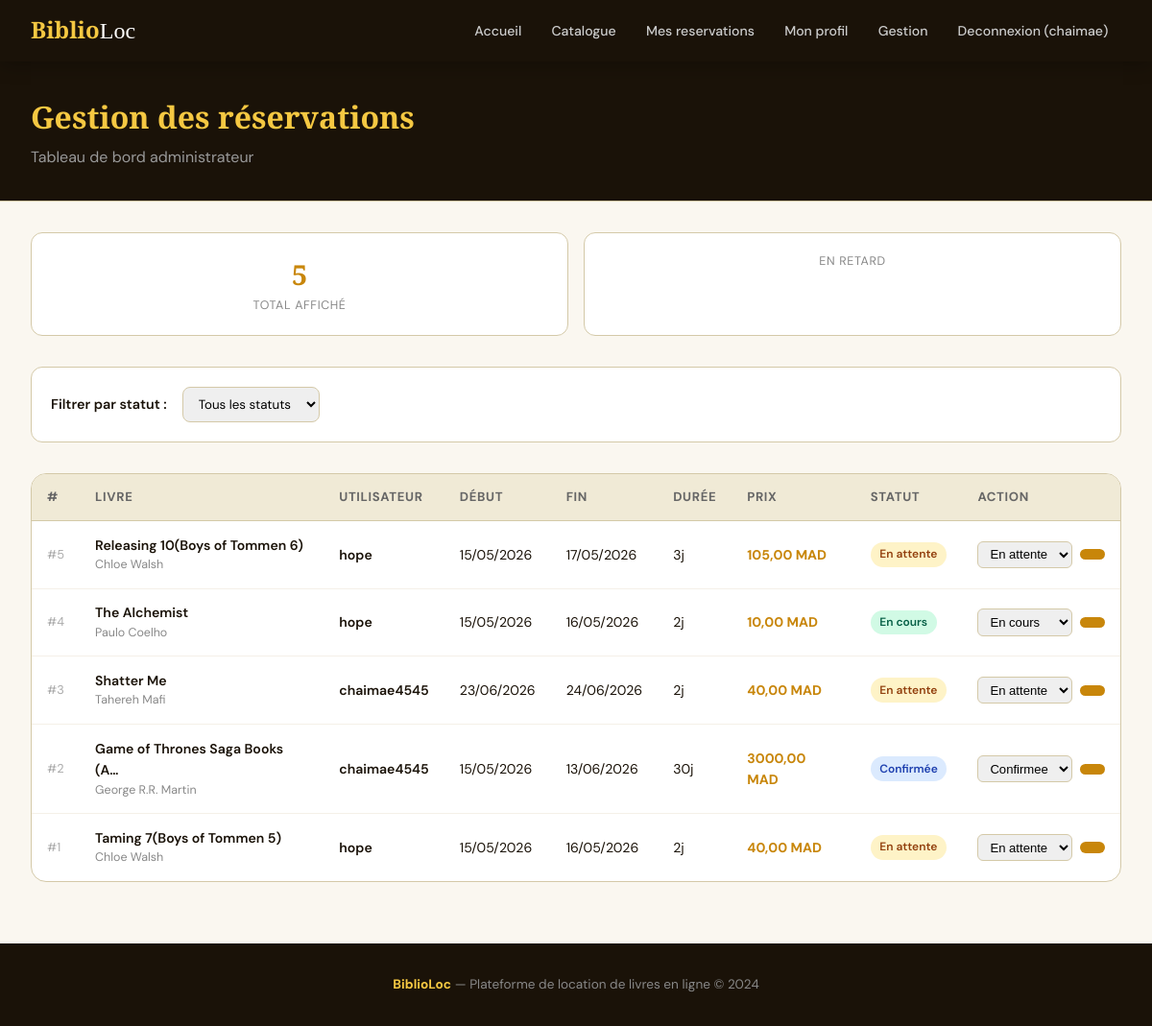
The page /reservations/gestion/ (signed in) on the database its author committed.
### reservations/models.py (models this page shows, shortened)
class Reservation(models.Model):
    STATUT_CHOICES = [
        ('en_attente', 'En attente'),
        ('confirmee', 'Confirmee'),
        ('en_cours', 'En cours'),
        ('terminee', 'Terminee'),
        ('annulee', 'Annulee'),
    ]
    utilisateur = models.ForeignKey(User, on_delete=models.CASCADE, related_name='reservations')
    livre = models.ForeignKey(Livre, on_delete=models.CASCADE, related_name='reservations')
    date_reservation = models.DateTimeField(auto_now_add=True)
    date_debut = models.DateField()
    date_fin = models.DateField()
    statut = models.CharField(max_length=20, choices=STATUT_CHOICES, default='en_attente')
    notes = models.TextField(blank=True)
    prix_total = models.DecimalField(max_digits=10, decimal_places=2, null=True, blank=True)
    date_retour_effectif = models.DateField(null=True, blank=True)
    penalite = models.DecimalField(max_digits=8, decimal_places=2, default=0)
    def duree_jours(self):
        delta = self.date_fin - self.date_debut
        return max(1, delta.days + 1)
    def est_en_retard(self):
        if self.statut in ['en_cours', 'confirmee'] and self.date_fin < timezone.now().date():
            return True
        return False
    class Meta:
        verbose_name = "Reservation"
        verbose_name_plural = "Reservations"
        ordering = ['-date_reservation']

### livres/models.py (models this page shows, shortened)
class Livre(models.Model):
    titre = models.CharField(max_length=200)
    auteur = models.CharField(max_length=150)
    isbn = models.CharField(max_length=13, unique=True, blank=True, null=True)
    categorie = models.ForeignKey(Categorie, on_delete=models.SET_NULL, null=True, blank=True, related_name='livres')
    description = models.TextField(blank=True)
    couverture = models.ImageField(upload_to='covers/', blank=True, null=True)
    annee_publication = models.IntegerField(null=True, blank=True)
    editeur = models.CharField(max_length=150, blank=True)
    nombre_exemplaires = models.PositiveIntegerField(default=1)
    prix_location_jour = models.DecimalField(max_digits=8, decimal_places=2, default=5.00)
    disponible = models.BooleanField(default=True)
    date_ajout = models.DateTimeField(auto_now_add=True)
    class Meta:
        verbose_name = "Livre"
        ordering = ['-date_ajout']

### reservations/views.py (the view)
# urls.py: path('gestion/', views.admin_reservations, name='admin_reservations'),
@staff_member_required
def admin_reservations(request):
    reservations = Reservation.objects.all().select_related('livre', 'utilisateur')
    statut = request.GET.get('statut', '')
    if statut:
        reservations = reservations.filter(statut=statut)
    return render(request, 'reservations/admin_liste.html', {
        'reservations': reservations,
        'statut_filtre': statut,
        'statuts': Reservation.STATUT_CHOICES,
    })

### templates/reservations/admin_liste.html (shortened to what this page needs)
{% extends 'base.html' %}
{% block content %}
<div class="page-header">
    <div class="container">
        <h1> Gestion des réservations</h1>
        <p style="color:#999; margin-top:0.25rem;">Tableau de bord administrateur</p>
    </div>
</div>
<div class="container">
    <div class="stats-top">
        <div class="stat-card"><div class="num">{{ reservations|length }}</div><div class="lbl">Total affiché</div></div>
        <div class="stat-card"><div class="num" style="color:var(--rust)">{% for r in reservations %}{% if r.est_en_retard %}x{% endif %}{% endfor %}</div><div class="lbl">En retard</div></div>
    </div>
    <form method="get" class="filters">
        <label>Filtrer par statut :</label>
        <select name="statut" onchange="this.form.submit()">
            <option value="">Tous les statuts</option>
        </select>
    </form>
    <div class="table-wrap">
        <table>
            <thead>
                <tr>
                    <th>#</th>
                    <th>Livre</th>
                    <th>Utilisateur</th>
                    <th>Début</th>
                    <th>Fin</th>
                    <th>Durée</th>
                    <th>Prix</th>
                    <th>Statut</th>
                    <th>Action</th>
                </tr>
            </thead>
            <tbody>
                {% for res in reservations %}
                <tr {% if res.est_en_retard %}class="retard-row"{% endif %}>
                    <td style="color:#aaa; font-size:0.8rem;">#{{ res.pk }}</td>
                    <td>
                        <div style="font-weight:600; font-size:0.88rem;">{{ res.livre.titre|truncatechars:30 }}</div>
                        <div style="font-size:0.78rem; color:#888;">{{ res.livre.auteur }}</div>
                    </td>
                    <td>
                        <div style="font-weight:600;">{{ res.utilisateur.username }}</div>
                    </td>
                    <td>{{ res.date_debut|date:"d/m/Y" }}</td>
                    <td>
                        {{ res.date_fin|date:"d/m/Y" }}
                    </td>
                    <td>{{ res.duree_jours }}j</td>
                    <td style="font-weight:700; color:var(--amber);">{{ res.prix_total }} MAD</td>
                    <td>
                        {% if res.statut == 'en_attente' %}<span class="badge badge-warning"> En attente</span>
                        {% elif res.statut == 'confirmee' %}<span class="badge badge-info"> Confirmée</span>
                        {% elif res.statut == 'en_cours' %}<span class="badge badge-success"> En cours</span>
                        {% elif res.statut == 'terminee' %}<span class="badge badge-secondary"> Terminée</span>
                        {% elif res.statut == 'annulee' %}<span class="badge badge-danger"> Annulée</span>
                        {% endif %}
                    </td>
                    <td>
                        <form method="post" action="/reservations/changer-statut/{{ res.pk }}/" class="statut-form">
                            <select name="statut">
                                {% for val, label in statuts %}
                                <option value="{{ val }}" {% if res.statut == val %}selected{% endif %}>{{ label }}</option>
                                {% endfor %}
                            </select>
                            <button type="submit" class="btn btn-amber btn-sm"></button>
                        </form>
                    </td>
                </tr>
                {% empty %}
                <tr><td colspan="9" style="text-align:center; padding:3rem; color:#888;">Aucune réservation trouvée.</td></tr>
                {% endfor %}
            </tbody>
        </table>
    </div>
</div>
{% endblock %}

### templates/base.html (shortened to what this page needs)
<!DOCTYPE html>
<html lang="fr">
<head>
</head>
<body>
<nav>
    <a href="/" class="nav-brand">Biblio<span>Loc</span></a>
    <div class="nav-links">
        <a href="/">Accueil</a>
        <a href="/livres/">Catalogue</a>
        {% if user.is_authenticated %}
            <a href="/reservations/mes-reservations/">Mes reservations</a>
            <a href="/profil/">Mon profil</a>
            {% if user.is_staff %}
            <a href="/reservations/gestion/">Gestion</a>
            {% endif %}
            <form method="post" action="/accounts/logout/" style="display:inline;">
                <button type="submit" style="background:none; border:none; color:#ccc; font-family:inherit; font-size:0.88rem; font-weight:500; cursor:pointer; padding:0.5rem 0.85rem; border-radius:6px; transition:all 0.2s;">
                    Deconnexion ({{ user.username }})
                </button>
            </form>
        {% else %}
            <a href="/accounts/login/">Connexion</a>
            <a href="/accounts/register/" class="btn-nav">S'inscrire</a>
        {% endif %}
    </div>
</nav>
{% block content %}{% endblock %}
<footer><strong>BiblioLoc</strong> — Plateforme de location de livres en ligne &copy; 2024</footer>
</body>
</html>

### templates/base.html (style rules this page uses)
:root { --ink: #1a1208; --cream: #faf7f0; --parchment: #f0ead6; --amber: #c8860a; --amber-light: #f5c842; --rust: #b84a1e; --sage: #4a6741; --border: #d4c9a8; }
* { margin: 0; padding: 0; box-sizing: border-box; }
body { font-family: 'DM Sans', sans-serif; background: var(--cream); color: var(--ink); line-height: 1.6; }
nav { background: var(--ink); padding: 0 2rem; display: flex; align-items: center; justify-content: space-between; height: 64px; position: sticky; top: 0; z-index: 100; box-shadow: 0 2px 20px rgba(0,0,0,0.3); }
.nav-brand { font-family: 'Playfair Display', serif; font-size: 1.5rem; font-weight: 900; color: var(--amber-light); text-decoration: none; }
.nav-brand span { color: #fff; font-weight: 400; }
.nav-links { display: flex; align-items: center; gap: 0.25rem; }
.nav-links a { color: #ccc; text-decoration: none; padding: 0.5rem 0.85rem; border-radius: 6px; font-size: 0.88rem; font-weight: 500; transition: all 0.2s; }
.container { max-width: 1200px; margin: 0 auto; padding: 0 2rem; }
footer { background: var(--ink); color: #888; text-align: center; padding: 2rem; margin-top: 4rem; font-size: 0.85rem; }
footer strong { color: var(--amber-light); }
.badge { display: inline-block; padding: 0.2rem 0.6rem; border-radius: 20px; font-size: 0.75rem; font-weight: 600; }
.badge-success { background: #d1fae5; color: #065f46; }
.badge-warning { background: #fef3c7; color: #92400e; }
.badge-info { background: #dbeafe; color: #1e40af; }
.btn { display: inline-flex; align-items: center; gap: 0.4rem; padding: 0.6rem 1.2rem; border-radius: 8px; font-family: 'DM Sans', sans-serif; font-size: 0.9rem; font-weight: 500; text-decoration: none; border: none; cursor: pointer; transition: all 0.2s; }
.btn-amber { background: var(--amber); color: #fff; }
.btn-sm { padding: 0.35rem 0.8rem; font-size: 0.82rem; }
.page-header { background: var(--parchment); border-bottom: 1px solid var(--border); padding: 2rem 0; margin-bottom: 2rem; }
.page-header h1 { font-family: 'Playfair Display', serif; font-size: 2rem; font-weight: 900; }
.page-header p { color: #666; margin-top: 0.25rem; }

### templates/reservations/admin_liste.html (style rules this page uses)
.page-header { background: var(--ink); color: #fff; padding: 2rem 0; margin-bottom: 2rem; }
.page-header h1 { font-family: 'Playfair Display', serif; font-size: 2rem; font-weight: 900; color: var(--amber-light); }
.filters { background: #fff; border: 1px solid var(--border); border-radius: 12px; padding: 1.25rem; margin-bottom: 2rem; display: flex; gap: 1rem; align-items: center; flex-wrap: wrap; }
.filters label { font-weight: 600; font-size: 0.9rem; }
.filters select { padding: 0.5rem 0.75rem; border: 1px solid var(--border); border-radius: 8px; font-family: inherit; }
.table-wrap { background: #fff; border: 1px solid var(--border); border-radius: 16px; overflow: hidden; margin-bottom: 3rem; }
table { width: 100%; border-collapse: collapse; }
thead { background: var(--parchment); }
th { padding: 0.85rem 1rem; text-align: left; font-size: 0.82rem; font-weight: 700; text-transform: uppercase; letter-spacing: 0.05em; color: #666; border-bottom: 1px solid var(--border); }
td { padding: 0.85rem 1rem; font-size: 0.88rem; border-bottom: 1px solid #f5f0e8; vertical-align: middle; }
tr:last-child td { border-bottom: none; }
.statut-form { display: flex; gap: 0.5rem; align-items: center; }
.statut-form select { padding: 0.3rem 0.5rem; border: 1px solid var(--border); border-radius: 6px; font-size: 0.82rem; }
.stats-top { display: grid; grid-template-columns: repeat(auto-fit, minmax(160px, 1fr)); gap: 1rem; margin-bottom: 2rem; }
.stat-card { background: #fff; border: 1px solid var(--border); border-radius: 12px; padding: 1.25rem; text-align: center; }
.stat-card .num { font-family: 'Playfair Display', serif; font-size: 1.8rem; font-weight: 900; color: var(--amber); }
.stat-card .lbl { font-size: 0.78rem; color: #888; text-transform: uppercase; letter-spacing: 0.05em; }

### rows shown on the page
Reservation: pk "5", livre.titre "Releasing 10(Boys of Tommen 6)", livre.auteur "Chloe Walsh", utilisateur.username "hope", date_debut "15/05/2026", date_fin "17/05/2026", duree_jours "3", prix_total "105,00", shows "En attente", statut "En attente"
Reservation: pk "4", livre.titre "The Alchemist", livre.auteur "Paulo Coelho", utilisateur.username "hope", date_debut "15/05/2026", date_fin "16/05/2026", duree_jours "2", prix_total "10,00", shows "En cours", statut "En cours"
Reservation: pk "3", livre.titre "Shatter Me", livre.auteur "Tahereh Mafi", utilisateur.username "chaimae4545", date_debut "23/06/2026", date_fin "24/06/2026", duree_jours "2", prix_total "40,00", shows "En attente", statut "En attente"
Reservation: pk "2", livre.titre "Game of Thrones Saga Books (A…", livre.auteur "George R.R. Martin", utilisateur.username "chaimae4545", date_debut "15/05/2026", date_fin "13/06/2026", duree_jours "30", prix_total "3000,00", shows "Confirmée", statut "Confirmee"
Reservation: pk "1", livre.titre "Taming 7(Boys of Tommen 5)", livre.auteur "Chloe Walsh", utilisateur.username "hope", date_debut "15/05/2026", date_fin "16/05/2026", duree_jours "2", prix_total "40,00", shows "En attente", statut "En attente"

### other values the page prints
{{ user.username }} "chaimae"
{{ reservations|length }} "5"
